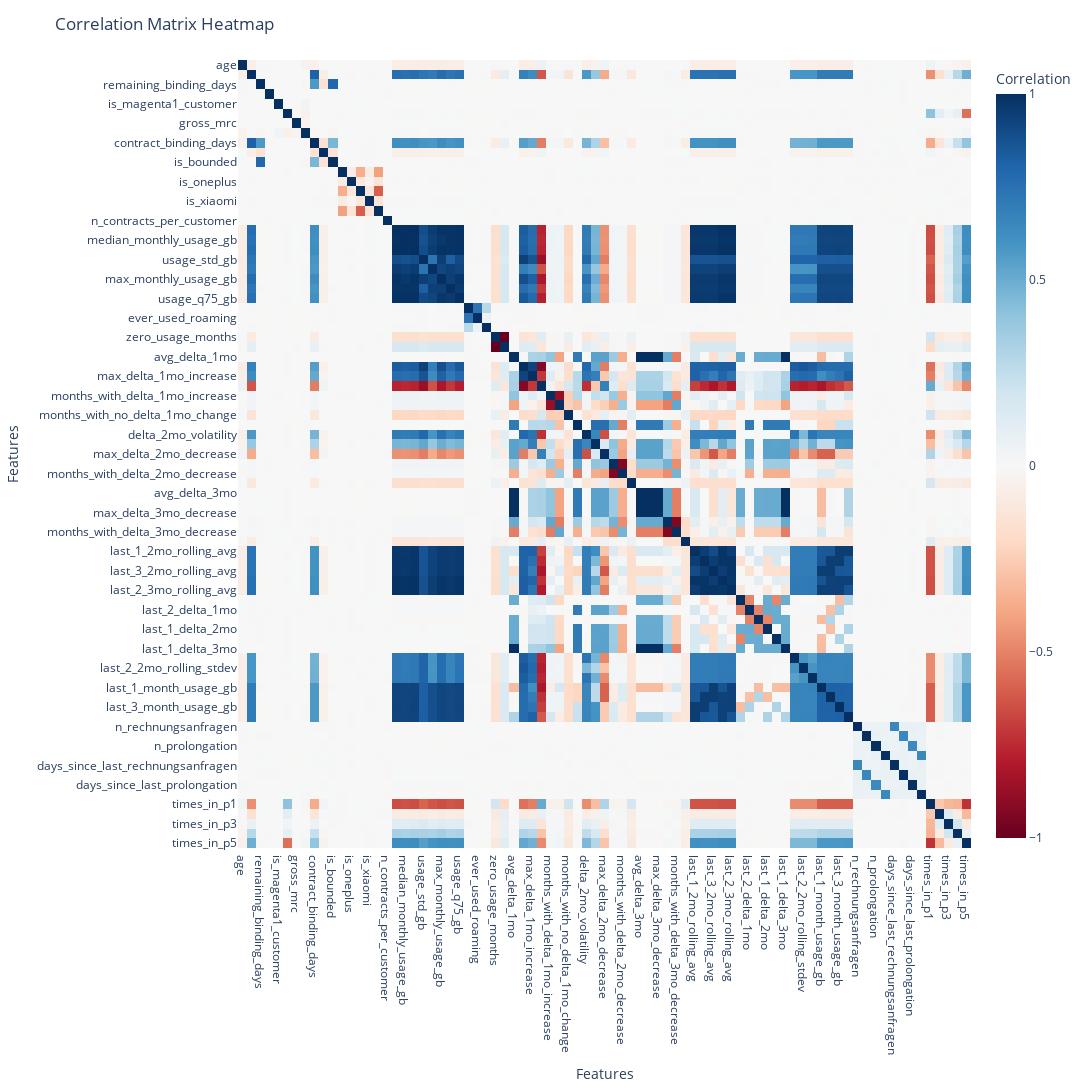

Notebook source saved alongside this figure:
### Code cell
fig = px.imshow(
    correlation_matrix.to_numpy(),
    labels=dict(x='Features', y='Features', color='Correlation'),
    x=correlation_matrix.columns,
    y=correlation_matrix.columns,
    color_continuous_scale='RdBu',
    zmin=-1, zmax=1,
    aspect='auto'
)
fig.update_layout(
    width=1800,
    height=1800,
    title='Correlation Matrix Heatmap'
)
fig.update_layout(title='Correlation Matrix Heatmap')
fig.show()

# Blue means that variable X and variable Y follow the same behaviour (both increasing or decreasing)
# Red means that variable X has the opposite behaviour of variable Y

### Figure 1 — Plotly figure (JSON) as saved in the notebook; plotly's stock layout.template omitted (floating-point values rounded to 4 significant figures; data arrays with more than 128 entries replaced by an {"elided": "..."} marker saying what was removed)
{"data": [{"coloraxis": "coloraxis", "hovertemplate": "Features: %{x}<br>Features: %{y}<br>Correlation: %{z}<extra></extra>", "name": "0", "type": "heatmap", "x": ["age", "contract_lifetime_days", "remaining_binding_days", "has_special_offer", "is_magenta1_customer", "available_gb", "gross_mrc", "has_done_upselling", "contract_binding_days", "completion_rate", "is_bounded", "is_huawei", "is_oneplus", "is_samsung", "is_xiaomi", "is_iphone", "n_contracts_per_customer", "avg_monthly_usage_gb", "median_monthly_usage_gb", "total_usage_gb", "usage_std_gb", "min_monthly_usage_gb", "max_monthly_usage_gb", "usage_q25_gb", "usage_q75_gb", "months_with_roaming", "ever_used_roaming", "always_used_roaming", "zero_usage_months", "active_usage_months", "avg_delta_1mo", "delta_1mo_volatility", "max_delta_1mo_increase", "max_delta_1mo_decrease", "months_with_delta_1mo_increase", "months_with_delta_1mo_decrease", "months_with_no_delta_1mo_change", "avg_delta_2mo", "delta_2mo_volatility", "max_delta_2mo_increase", "max_delta_2mo_decrease", "months_with_delta_2mo_increase", "months_with_delta_2mo_decrease", "months_with_no_delta_2mo_change", "avg_delta_3mo", "max_delta_3mo_increase", "max_delta_3mo_decrease", "months_with_delta_3mo_increase", "months_with_delta_3mo_decrease", "months_with_no_delta_3mo_change", "last_1_2mo_rolling_avg", "last_2_2mo_rolling_avg", "last_3_2mo_rolling_avg", "last_1_3mo_rolling_avg", "last_2_3mo_rolling_avg", "last_1_delta_1mo", "last_2_delta_1mo", "last_3_delta_1mo", "last_1_delta_2mo", "last_2_delta_2mo", "last_1_delta_3mo", "last_1_2mo_rolling_stdev", "last_2_2mo_rolling_stdev", "last_3_2mo_rolling_stdev", "last_1_month_usage_gb", "last_2_month_usage_gb", "last_3_month_usage_gb", "last_4_month_usage_gb", "n_rechnungsanfragen", "n_produkte&services-tarifdetails", "n_prolongation", "n_produkte&services-tarifwechsel", "days_since_last_rechnungsanfragen", "days_since_last_produkte&services-tarifdetails", "days_since_last_prolongation", "days_since_last_produkte&services-tarifwechsel", "times_in_p1", "times_in_p2", "times_in_p3", "times_in_p4", "times_in_p5"], "xaxis": "x", "y": ["age", "contract_lifetime_days", "remaining_binding_days", "has_special_offer", "is_magenta1_customer", "available_gb", "gross_mrc", "has_done_upselling", "contract_binding_days", "completion_rate", "is_bounded", "is_huawei", "is_oneplus", "is_samsung", "is_xiaomi", "is_iphone", "n_contracts_per_customer", "avg_monthly_usage_gb", "median_monthly_usage_gb", "total_usage_gb", "usage_std_gb", "min_monthly_usage_gb", "max_monthly_usage_gb", "usage_q25_gb", "usage_q75_gb", "months_with_roaming", "ever_used_roaming", "always_used_roaming", "zero_usage_months", "active_usage_months", "avg_delta_1mo", "delta_1mo_volatility", "max_delta_1mo_increase", "max_delta_1mo_decrease", "months_with_delta_1mo_increase", "months_with_delta_1mo_decrease", "months_with_no_delta_1mo_change", "avg_delta_2mo", "delta_2mo_volatility", "max_delta_2mo_increase", "max_delta_2mo_decrease", "months_with_delta_2mo_increase", "months_with_delta_2mo_decrease", "months_with_no_delta_2mo_change", "avg_delta_3mo", "max_delta_3mo_increase", "max_delta_3mo_decrease", "months_with_delta_3mo_increase", "months_with_delta_3mo_decrease", "months_with_no_delta_3mo_change", "last_1_2mo_rolling_avg", "last_2_2mo_rolling_avg", "last_3_2mo_rolling_avg", "last_1_3mo_rolling_avg", "last_2_3mo_rolling_avg", "last_1_delta_1mo", "last_2_delta_1mo", "last_3_delta_1mo", "last_1_delta_2mo", "last_2_delta_2mo", "last_1_delta_3mo", "last_1_2mo_rolling_stdev", "last_2_2mo_rolling_stdev", "last_3_2mo_rolling_stdev", "last_1_month_usage_gb", "last_2_month_usage_gb", "last_3_month_usage_gb", "last_4_month_usage_gb", "n_rechnungsanfragen", "n_produkte&services-tarifdetails", "n_prolongation", "n_produkte&services-tarifwechsel", "days_since_last_rechnungsanfragen", "days_since_last_produkte&services-tarifdetails", "days_since_last_prolongation", "days_since_last_produkte&services-tarifwechsel", "times_in_p1", "times_in_p2", "times_in_p3", "times_in_p4", "times_in_p5"], "yaxis": "y", "z": {"elided": "81x81 float values"}}], "layout": {"coloraxis": {"cmax": 1, "cmin": -1, "colorbar": {"title": {"text": "Correlation"}}, "colorscale": [[0, "rgb(103,0,31)"], [0.1, "rgb(178,24,43)"], [0.2, "rgb(214,96,77)"], [0.3, "rgb(244,165,130)"], [0.4, "rgb(253,219,199)"], [0.5, "rgb(247,247,247)"], [0.6, "rgb(209,229,240)"], [0.7, "rgb(146,197,222)"], [0.8, "rgb(67,147,195)"], [0.9, "rgb(33,102,172)"], [1, "rgb(5,48,97)"]]}, "height": 1800, "margin": {"t": 60}, "title": {"text": "Correlation Matrix Heatmap"}, "width": 1800, "xaxis": {"anchor": "y", "domain": [0, 1], "title": {"text": "Features"}}, "yaxis": {"anchor": "x", "autorange": "reversed", "domain": [0, 1], "title": {"text": "Features"}}}}
